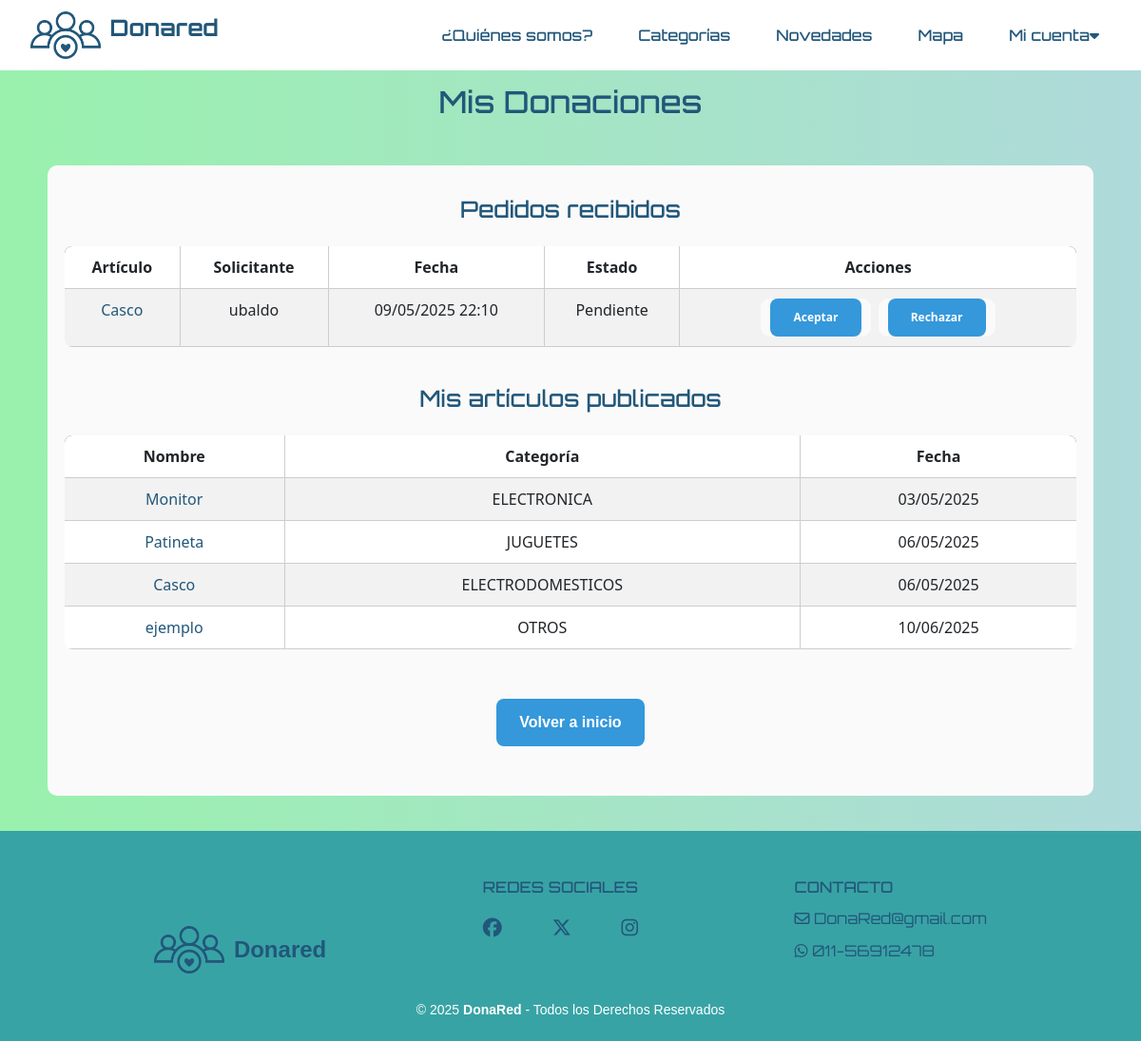
/donaciones/ (signed in), run on an earlier commit of the app's database.
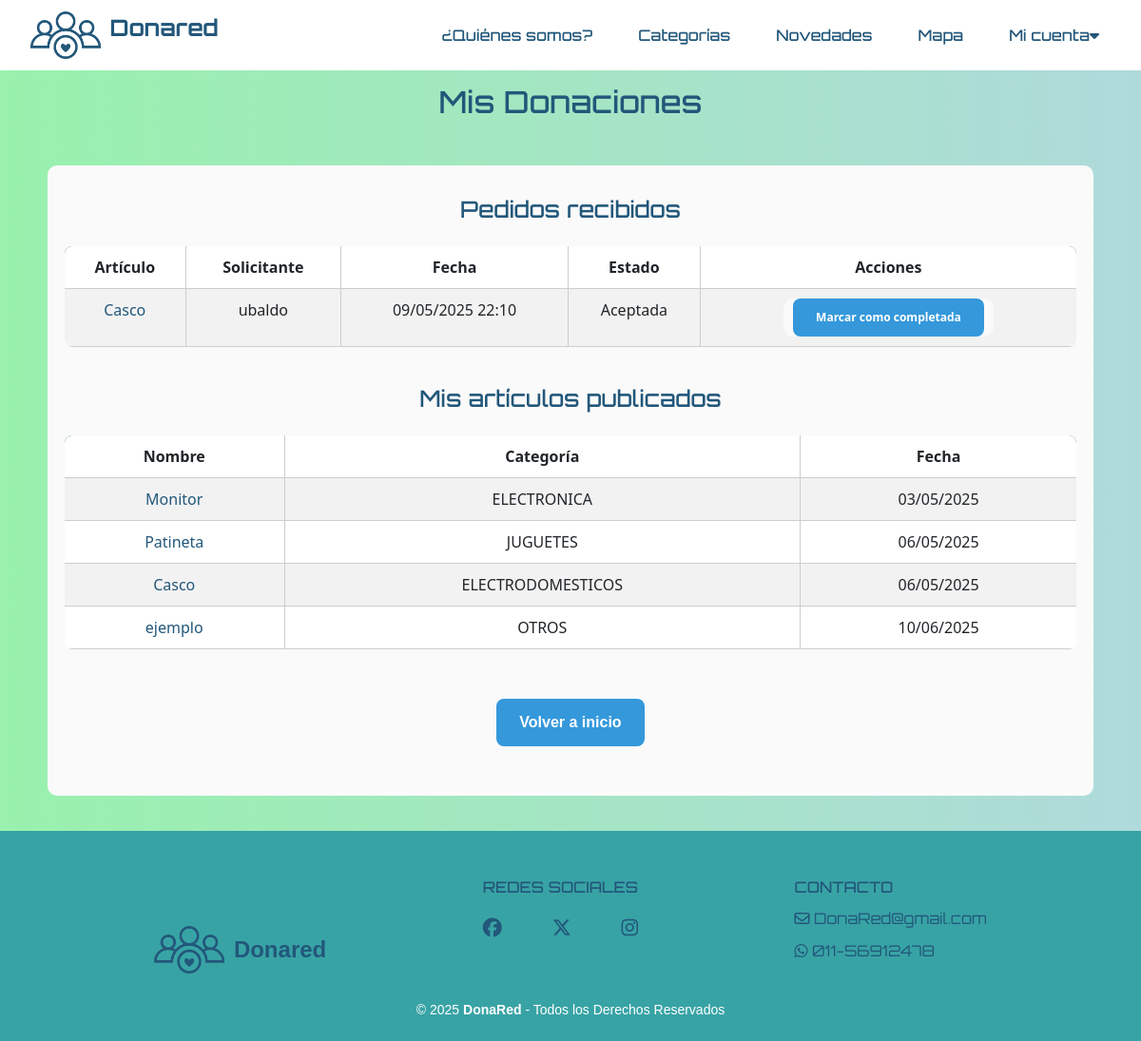
And on a later commit of the database.
### donaredapp/models.py (models this page shows, shortened)
class Solicitud(models.Model):
    item = models.ForeignKey(Item, on_delete=models.CASCADE, related_name='item_solicitudes')
    donante = models.ForeignKey(User, on_delete=models.CASCADE, related_name='donante_solicitudes')
    beneficiario = models.ForeignKey(User, on_delete=models.CASCADE, related_name='beneficiario_solicitudes')
    fecha_creacion = models.DateTimeField(auto_now_add=True)
    STATUS_CHOICES = [
        ('PENDIENTE', 'Pendiente'),
        ('ACEPTADA', 'Aceptada'),
        ('RECHAZADA', 'Rechazada'),
        ('CONCRETADA', 'Concretada'),
    ]
    estado = models.CharField(max_length=20, choices=STATUS_CHOICES, default='PENDIENTE')
    class Meta:
        unique_together = ['item', 'beneficiario']
        verbose_name = 'Donación'
        verbose_name_plural = 'Donaciones'

class Item(models.Model):
    nombre = models.CharField(max_length=100)
    descripcion = models.TextField(max_length=500)
    categoria = models.ForeignKey(Categoria, on_delete=models.CASCADE)
    fecha_creacion = models.DateTimeField(auto_now_add=True)
    usuario = models.ForeignKey(
        User,
        on_delete=models.CASCADE,
        related_name='items',
        null=True,
    )
    imagen = models.ImageField(upload_to='items/', null=True, blank=True, default='items/sin_imagen.png')
    domicilio = models.CharField(max_length=255, null=True, blank=True)
    activo = models.BooleanField(default=True)
    latitude = models.DecimalField(max_digits=9, decimal_places=6, null=True, blank=True)
    longitude = models.DecimalField(max_digits=9, decimal_places=6, null=True, blank=True)

### donaredapp/views_solicitudes.py (the view)
# urls.py: path('donaciones/', views_solicitudes.donaciones, name='donaciones'),
@login_required
def donaciones(request):
    items = Item.objects.filter(usuario=request.user, activo=True)
    solicitudes = Solicitud.objects.filter(donante=request.user).order_by('-fecha_creacion')
    return render(request, 'donaredapp/donaciones.html', {
        'solicitudes': solicitudes,
        'items': items,
    })

### donaredapp/templates/donaredapp/donaciones.html (shortened to what this page needs)
{% extends 'donaredapp/base.html' %}
{% block content %}
<section>
  <main id="main-solicitudes" class="main-solicitudes">
    <h2>Mis Donaciones</h2>
    <div class="formulario-container">
      <h2>Pedidos recibidos</h2>
      {% if solicitudes %}
      <div class="table-responsive">
        <table class="table table-striped">
          <thead>
            <tr>
              <th>Artículo</th>
              <th>Solicitante</th>
              <th>Fecha</th>
              <th>Estado</th>
              <th>Acciones</th>
            </tr>
          </thead>
          <tbody>
            {% for solicitud in solicitudes %}
              <tr>
                <td><a href="{% url 'donaredapp:tarjeta' item_id=solicitud.item.id %}">{{ solicitud.item.nombre }}</a></td>
                <td>{{ solicitud.beneficiario.username }}</td>
                <td>{{ solicitud.fecha_creacion|date:"d/m/Y H:i" }}</td>
                <td>{{ solicitud.get_estado_display }}</td>
                <td>
                  {% if solicitud.estado == 'PENDIENTE' %}
                  <form method="post" action="{% url 'donaredapp:gestionar_solicitud' solicitud_id=solicitud.id %}">
                    <button type="submit" class="btn btn-primary">Aceptar</button>
                  </form>
                  <form method="post" action="{% url 'donaredapp:gestionar_solicitud' solicitud_id=solicitud.id %}">
                    <button type="submit" class="btn btn-primary">Rechazar</button>
                  </form>
                  {% elif solicitud.estado == 'ACEPTADA' %}
                  <form method="post" action="{% url 'donaredapp:gestionar_solicitud' solicitud_id=solicitud.id %}">
                    <button type="submit" class="btn btn-primary">Marcar como completada</button>
                  </form>
                  {% endif %}
                </td>
              </tr>
            {% endfor %}
          </tbody>
        </table>
      {% else %}
        <p>No tienes solicitudes recibidas.</p>
      {% endif %}
      </div>
      <h2>Mis artículos publicados</h2>
      {% if items %}
      <div class="table-responsive">
        <table class="table table-striped">
          <thead>
            <tr>
              <th>Nombre</th>
              <th>Categoría</th>
              <th>Fecha</th>
            </tr>
          </thead>
          <tbody>
            {% for item in items %}
              <tr>
                <td><a href="{% url 'donaredapp:tarjeta' item_id=item.id %}">{{ item.nombre }}</a></td>
                <td>{{ item.categoria.nombre }}</td>
                <td>{{ item.fecha_creacion|date:"d/m/Y" }}</td>
              </tr>
            {% endfor %}
          </tbody>
        </table>
        {% else %}
          <p>No tienes artículos publicados.</p>
        {% endif %}
      </div>
        <p>
          <a href="{% url 'donaredapp:index' %}">
            <button class="btn btn-primary">Volver a inicio</button>
          </a>
        </p>
    </div>
  </main>
</section>
{% endblock %}

What changed in the data, as far as the page shows it:
changed Solicitud "Casco": estado "Pendiente" → "Aceptada"; estado "Aceptar Rechazar" → "Marcar como completada"
